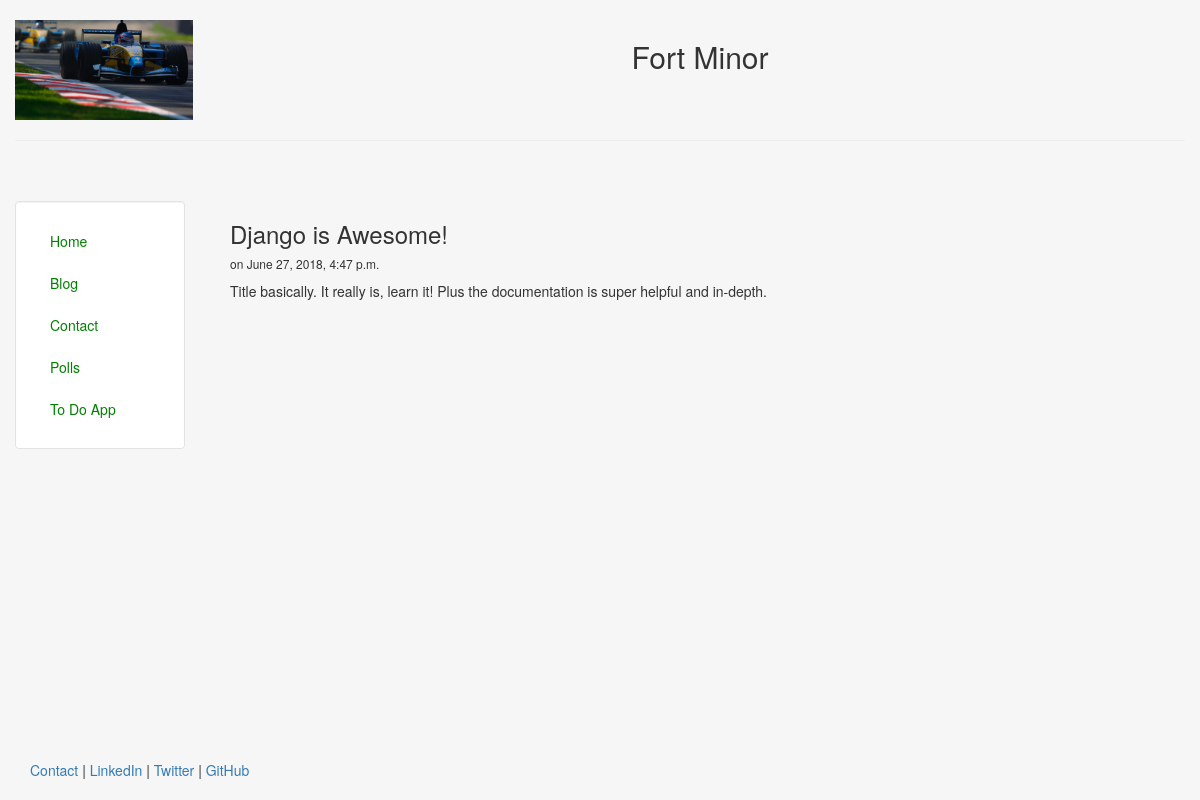
The page /blog/1 on the database its author committed.
### blog/models.py (models this page shows, shortened)
class Post(models.Model):
    title = models.CharField(max_length = 140)
    body = models.TextField()
    date = models.DateTimeField()

### blog/templates/blog/post.html
{% extends "personal/header.html" %}
{% block content %}
<h3> {{post.title|safe}} </h3>
<h6> on {{post.date}} </h6>
{{post.body|safe|linebreaks}}
{% endblock %}

### personal/templates/personal/header.html (style rules this page uses)
html, body { height:100%; }

### rows shown on the page
Post: title "Django is Awesome!", date "June 27, 2018, 4:47 p.m.", body "Title basically. It really is, learn it! Plus the documentation is super helpful and in-depth."
